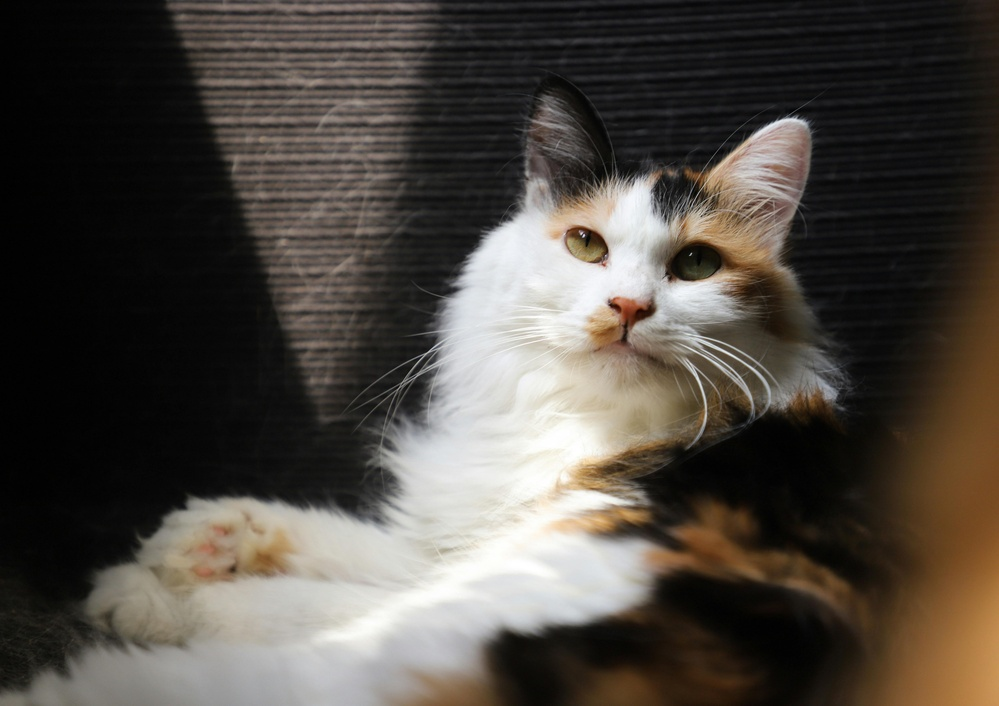
#> input picture imagenes/original/gato.jpeg, 999 x 706 px, shrunk from 5535 x 3911 before the run, found by its file name
$ jupyter execute --allow-errors practica4.ipynb
#> lines starting #> are read from the running program, lines starting #| are printed output that depends on the picture
Creacion De Image

[cell 1]
import cv2
import numpy as np
import matplotlib.pyplot as plt

plt.rcParams['figure.figsize'] = [10, 5]
path="imagenes/original/gato.jpeg"
tamano_imagen=100
R=np.ones((tamano_imagen,tamano_imagen))*255
G=np.ones((tamano_imagen,tamano_imagen))*128
B=np.ones((tamano_imagen,tamano_imagen))*0
imagen=np.dstack((R,G,B))
imagen=np.array(imagen,dtype=int)
plt.axis('off')
plt.imshow(imagen)
plt.show()
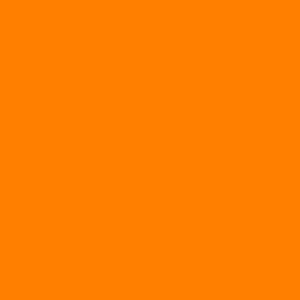
#> shown: shape (100, 100, 3) (shown 3 times larger); mean R, G, B 255, 128, 0

Escala de grises y profundidad del color

[cell 2]
import cv2
import numpy as np
import matplotlib.pyplot as plt

plt.rcParams['figure.figsize'] = [10, 5]
path="imagenes/original/gato.jpeg"
imagen=cv2.imread(path,cv2.IMREAD_GRAYSCALE)
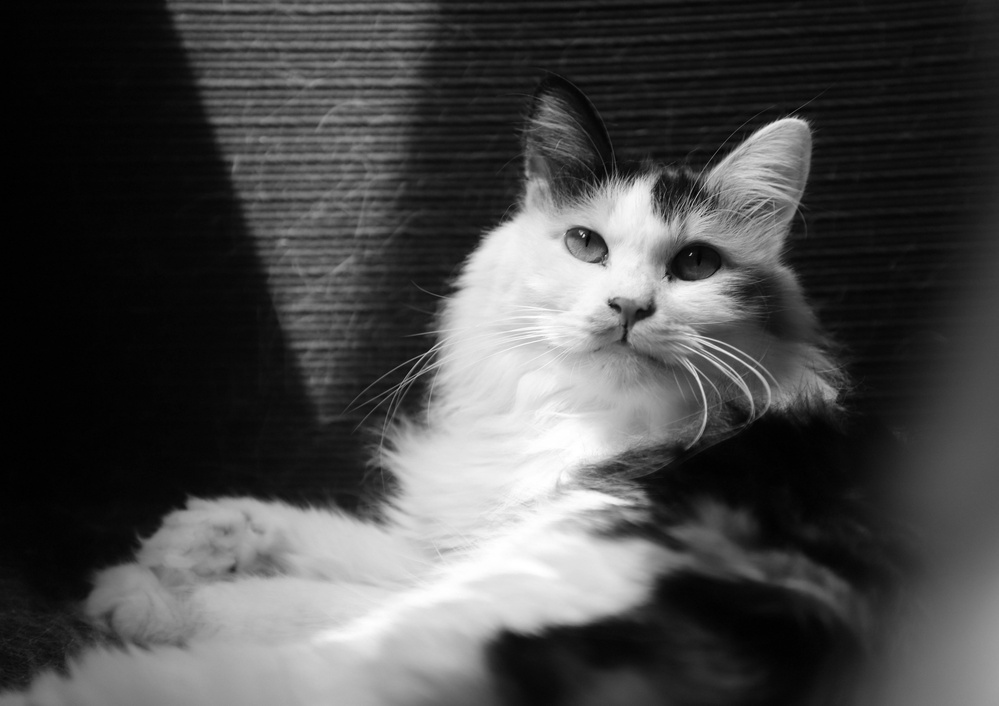
#> imagen: shape (706, 999); min 0, max 255, mean 73.5
img_inicial=imagen.dtype#valor de profundidad
print(img_inicial)
#| uint8
img_16bit=np.uint16(imagen)
img_nueva=img_16bit.dtype
print(img_nueva)
#| uint16
plt.imshow(imagen,cmap="gray")
plt.show()
plt.imshow(img_16bit, cmap='gray')
plt.show()
cv2.imwrite("imagenes/gr_prof_color/gato2.jpeg", img_16bit)
#> Out = True

RGB a HSV

[cell 3]
import cv2
import numpy as np
import matplotlib.pyplot as plt

plt.rcParams['figure.figsize'] = [10, 5]
fig,axs=plt.subplots(1,4,figsize=(25,10))
path="imagenes/original/gato.jpeg"
imagen=cv2.imread(path)
#> imagen is the input picture: shape (706, 999, 3); mean B, G, R 65.8, 72.5, 78.3
img_rgb=cv2.cvtColor(imagen,cv2.COLOR_BGR2RGB)
hsv = cv2.cvtColor(img_rgb, cv2.COLOR_RGB2HSV)
#> hsv: shape (706, 999, 3); mean H, S, V 28, 43.9, 78.8

axs[0].imshow(img_rgb)
axs[0].set_title("imagen rgb")


fig_img1=axs[1].imshow(hsv[...,0],cmap="gray",vmin=0,vmax=255)
fig.colorbar(fig_img1,ax=axs[1],shrink=0.3)
axs[1].set_title("canal H")


fig_img2=axs[2].imshow(hsv[...,1],cmap="gray",vmin=0,vmax=255)
fig.colorbar(fig_img1,ax=axs[2],shrink=0.3)
axs[2].set_title("canal S")


fig_img3=axs[3].imshow(hsv[...,2],cmap="gray",vmin=0,vmax=255)
fig.colorbar(fig_img3,ax=axs[3],shrink=0.3)
axs[3].set_title("canal V")


plt.show()
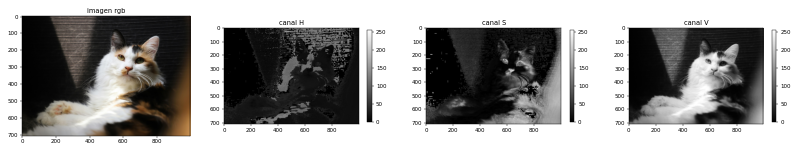
#> figure drawn by matplotlib, 7 panels

crea una imagen en RGB que contenga 4 cuadrantes , en rojo,verde,azul y negro

[cell 4]
import numpy as np
import matplotlib.pyplot as plt

tamano_imagen = 100
imagen = np.zeros((tamano_imagen, tamano_imagen, 3), dtype=int)
imagen[:tamano_imagen//2, :tamano_imagen//2] = [255, 0, 0]
imagen[:tamano_imagen//2, tamano_imagen//2:] = [0, 255, 0]
imagen[tamano_imagen//2:, :tamano_imagen//2] = [0, 0, 255]
plt.axis('off')
plt.imshow(imagen)
plt.show()
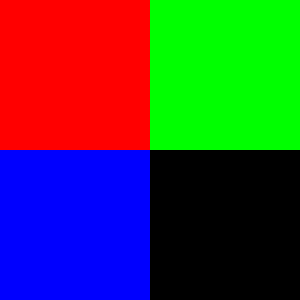
#> shown: shape (100, 100, 3) (shown 3 times larger); mean R, G, B 63.8, 63.8, 63.8
cv2.imwrite("imagenes/gr_prof_color/cuadrantes.jpeg", img_16bit)
#> Out = True

$ run again, with imagenes/original/tigre.jpeg copied over imagenes/original/gato.jpeg
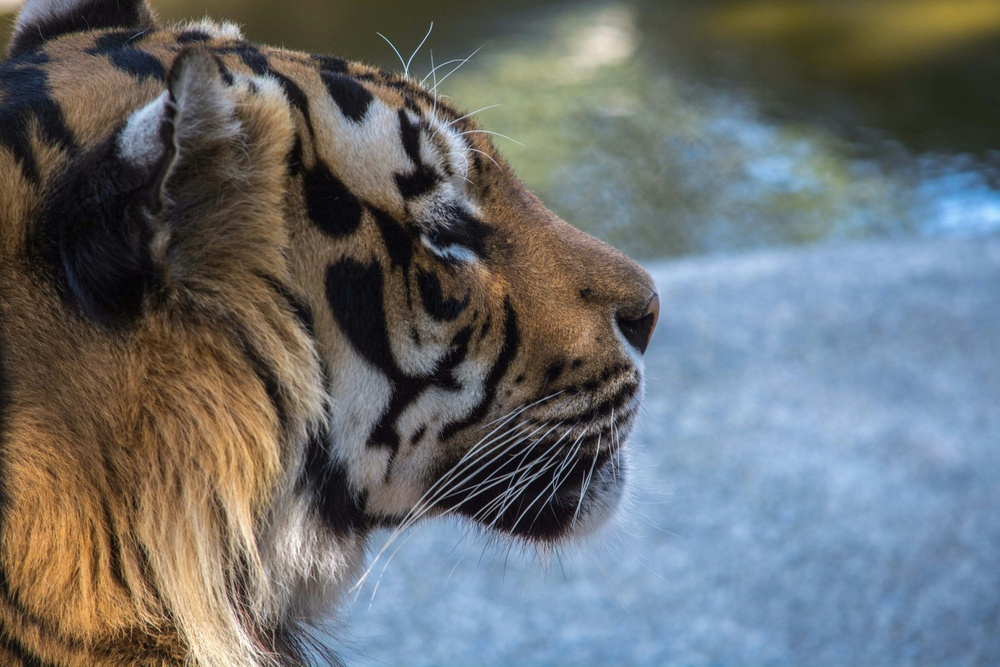
#> input picture imagenes/original/tigre.jpeg, 1000 x 667 px, shrunk from 3000 x 2000 before the run, found by its file name
#> `imagen=cv2.imread(path,cv2.IMREAD_GRAYSCALE)`:
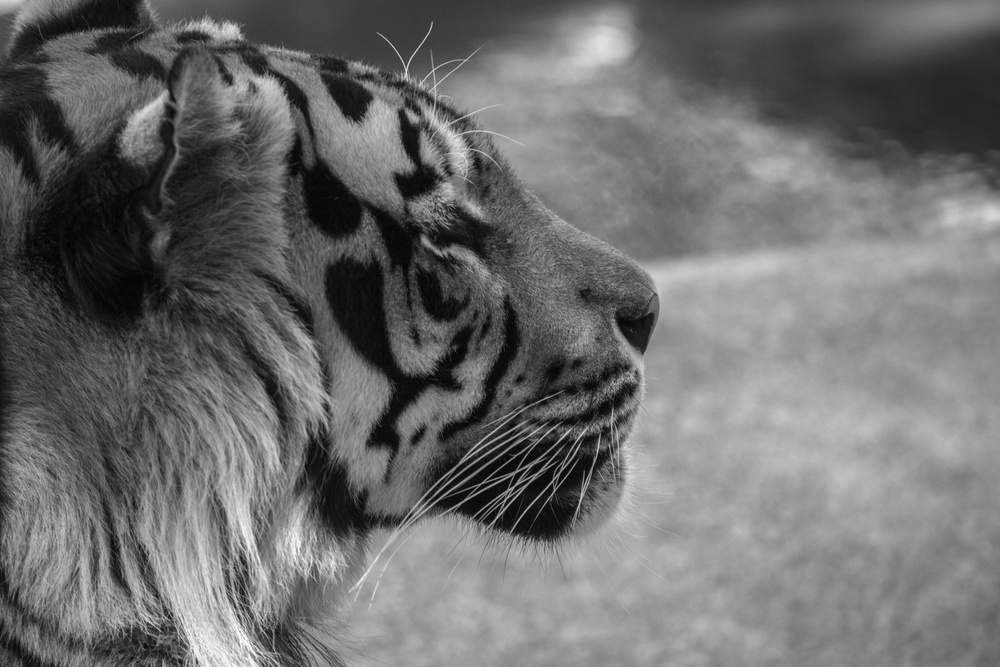
#> imagen: shape (667, 1000); min 1, max 255, mean 109.3
#| uint8
#| uint16
#> `cv2.imwrite("imagenes/gr_prof_color/gato2.jpeg", img_16bit)`: Out = True
#> imagen is the input picture: shape (667, 1000, 3); mean B, G, R 112.1, 110.2, 106.5
#> hsv: shape (667, 1000, 3); mean H, S, V 67.6, 79.4, 130.2

$ run again, with imagenes/original/distoricion horizontal.jpg copied over imagenes/original/gato.jpeg
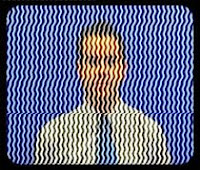
#> input picture imagenes/original/distoricion horizontal.jpg, 200 x 170 px, found by its file name
#> `imagen=cv2.imread(path,cv2.IMREAD_GRAYSCALE)`:
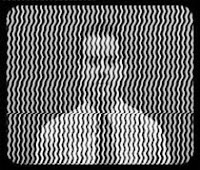
#> imagen: shape (170, 200); min 0, max 255, mean 102.7
#| uint8
#| uint16
#> `cv2.imwrite("imagenes/gr_prof_color/gato2.jpeg", img_16bit)`: Out = True
#> imagen is the input picture: shape (170, 200, 3); mean B, G, R 129.8, 101.1, 96.2
#> hsv: shape (170, 200, 3); mean H, S, V 87.1, 127.6, 137.7
